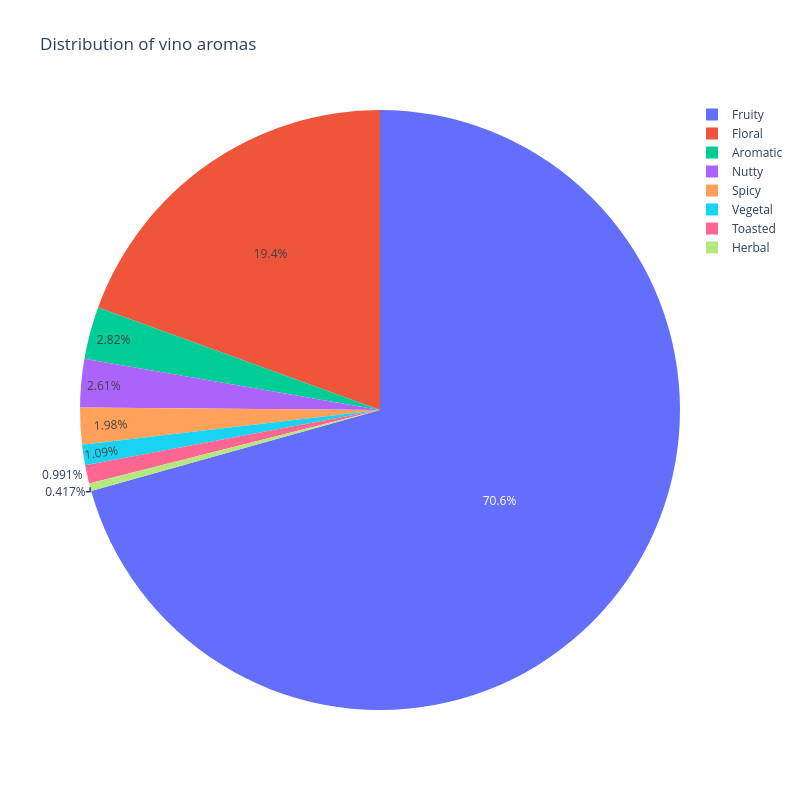

Notebook code cell kept with this figure:
### Code cell
type_counts = data['Aroma'].value_counts().reset_index().head(10)
type_counts.columns = ['Aroma', 'Count']

fig = px.pie(type_counts, names='Aroma', values='Count', 
             title='Count of Each Type of Wine', height=800, width=800)
fig.update_layout(title="Distribution of vino aromas")
fig.show()

### Figure 1 — Plotly figure (JSON) as saved in the notebook; plotly's stock layout.template omitted (floating-point values rounded to 4 significant figures)
{"data": [{"domain": {"x": [0.0, 1.0], "y": [0.0, 1.0]}, "hovertemplate": "Aroma=%{label}<br>Count=%{value}<extra></extra>", "labels": ["Fruity", "Floral", "Aromatic", "Nutty", "Spicy", "Vegetal", "Toasted", "Herbal"], "legendgroup": "", "name": "", "showlegend": true, "values": [1355, 373, 54, 50, 38, 21, 19, 8], "type": "pie"}], "layout": {"legend": {"tracegroupgap": 0}, "title": {"text": "Distribution of vino aromas"}, "height": 800, "width": 800}}
